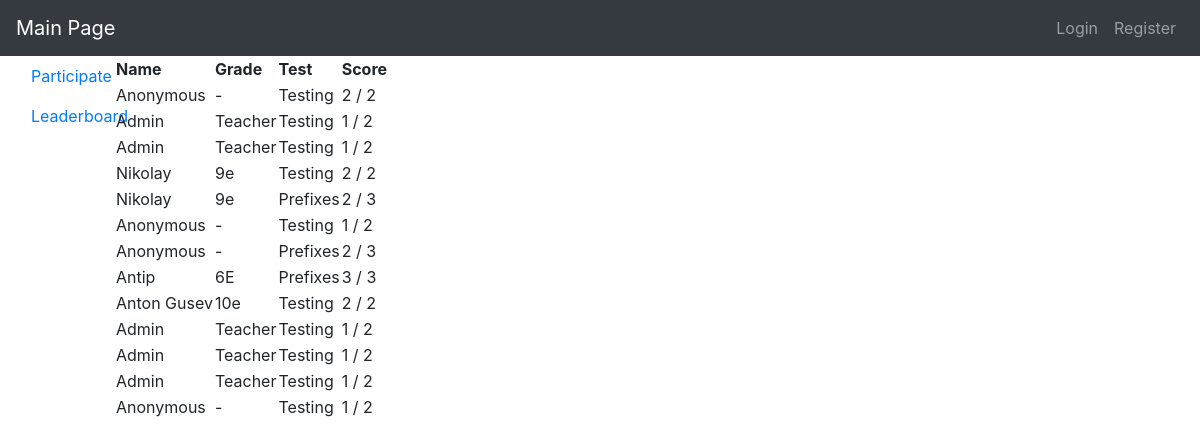
The page /leaderboard on the database as committed earlier.
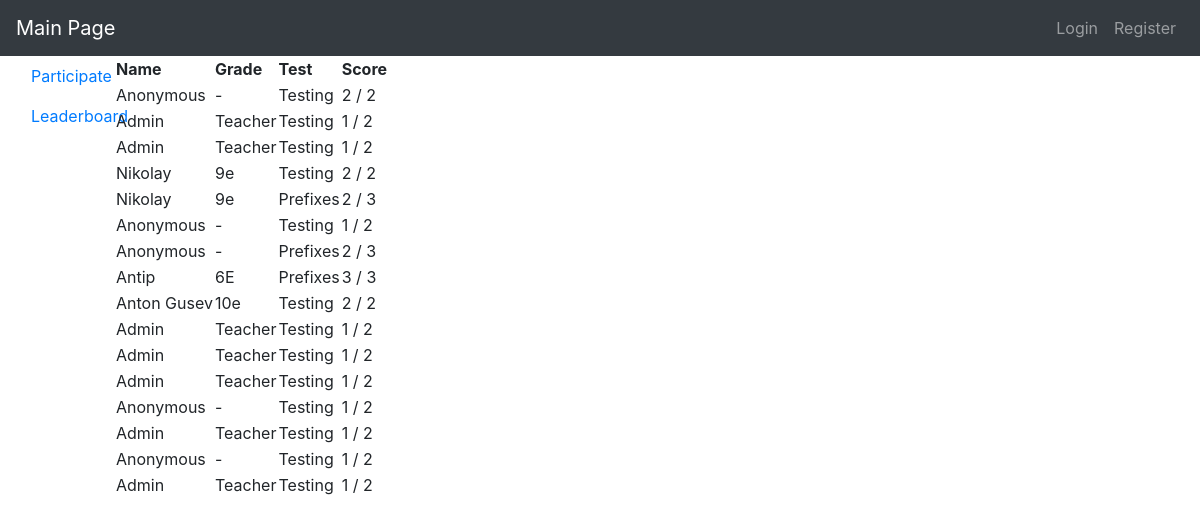
The same page on the database as committed later.
### orm.py (models this page shows)
class BaseModel(Model):
    class Meta:
        database = db

class Record(BaseModel):
    score = IntegerField()
    test = ForeignKeyField(Test, backref="done")
    user = ForeignKeyField(User, backref="records")

class User(BaseModel):
    username = TextField()
    username.unique = True
    name = TextField()
    grade = TextField()
    password = TextField()

class Test(BaseModel):
    name = TextField()

### app.py (the view)
@app.route("/leaderboard")
def page_leaderboard():
    model = Record.select()
    return render_template("p_leaderboard.html", model=model, len=len)

### app.py (called while the page is built)
@app.before_request
def before_request():
    db.connect()

@app.after_request
def after_request(response):
    db.close()
    return response

### templates/p_leaderboard.html
{% extends "bootstrap/base.html" %}
{% block content %}
    <table>
        <tr>
            <th> Name </th>
            <th> Grade</th>
            <th> Test </th>
            <th> Score </th>
        </tr>
        {% for i in model %}
        <tr>
            <td>{{ i.user.name }}</td>
            <td>{{ i.user.grade }}</td>
            <td>{{ i.test.name }}</td>
            <td>{{ i.score }} / {{ len(i.test.questions) }}</td>
        </tr>
        {% endfor %}
    </table>
{% endblock %}

### templates/bootstrap/base.html (shortened to what this page needs)
<!doctype html>
<html lang="en">
<head>
    <link rel="stylesheet" href="https://stackpath.bootstrapcdn.com/bootstrap/4.1.3/css/bootstrap.min.css">
</head>
<body>
<nav class="navbar bg-dark navbar-dark navbar-expand-lg">
    <a class="navbar-brand" href="{{ url_for("page_home") }}"> Main Page </a>
    <ul class="navbar-nav">
        {% if 'user' in session %}
            <li class="nav-item"> <a class="nav-link" href="{{ url_for("action_logout") }}"> Logout </a> </li>
        {% else %}
            <li class="nav-item"> <a class="nav-link" role="button" data-toggle="modal" href="#loginModal"> Login </a> </li>
            <li class="nav-item"> <a class="nav-link" href="{{ url_for("page_register") }}"> Register </a> </li>
        {% endif %}
    </ul>
</nav>
<div class="container-fluid">
    <div class="row">
    <div class="col-1 ">
        <ul class="nav flex-column nav-pills">
            <li class="nav-item">
                <a class="nav-link" href="{{ url_for("page_take_test") }}">Participate</a>
            </li>
            <li class="nav-item">
                <a class="nav-link" href="{{ url_for("page_leaderboard") }}">Leaderboard</a>
            </li>
        </ul>
    </div>
    <div class="col-8">
        {% block content %}
        {% endblock %}
    </div>
    </div>
</div>
</body>
</html>

Rows that differ between the two databases and show on the page:
added Record: user.name "Admin", user.grade "Teacher", test.name "Testing", score "1", test "2"
added Record: user.name "Anonymous", user.grade "-", test.name "Testing", score "1", user "2"
added Record: user.name "Admin", user.grade "Teacher", test.name "Testing", score "1", test "2"
